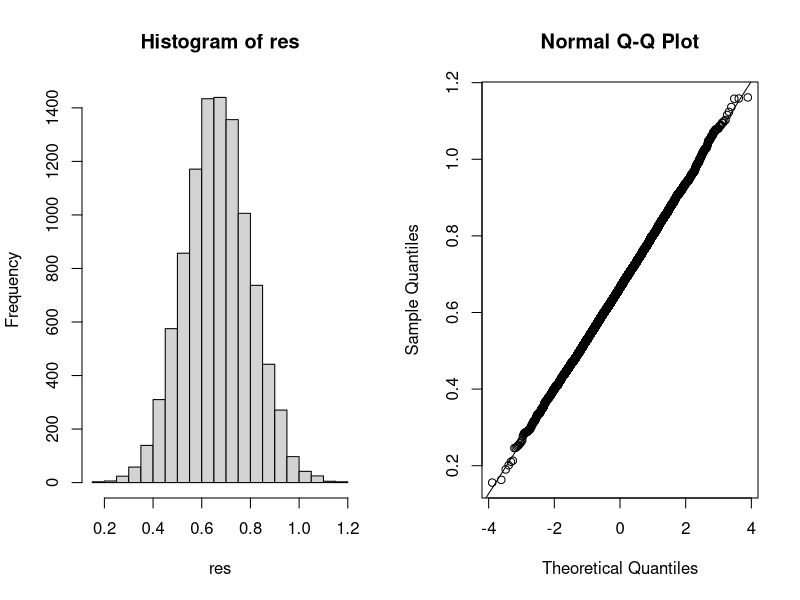

This figure's R source:
library(dplyr)
library(purrr)
library(tidyverse)
library(dslabs)
library(caret)

#Bootstrapping----
#A bootstrap sample is a smaller sample that is “bootstrapped” from a larger sample. 
#Bootstrapping is a type of resampling where large numbers of smaller samples of the same size
#are repeatedly drawn, with replacement, from a single original sample.

#Bootstrapping is loosely based on the law of large numbers, which states that if you sample over and over again, 
#your data should approximate the true population data. 

#The Bootstrap permits us to approximate a Monte Carlo simulation without access to the entire
#distribution. The general idea is relatively simple. We act as if the observed sample 
#is the population. We then sample (with replacement) datasets, of the same sample size 
#as the original dataset. 

#A series of test/training partitions are created using createDataPartition 
#while createResample creates one or more bootstrap samples. 
# - createFolds splits the data into k groups while 
# - createTimeSlices creates cross-validation split for series data. 
# - groupKFold splits the data based on a grouping factor.

set.seed(1995)
indexes <- createResample(mnist_27$train$y, 10)
summary(indexes)
total_occurs <- 0

#Questions 1 and 2
#Calculate the number of occurences for 3,4 and 7 in the first index----
sum(indexes$Resample01 == 3)
sum(indexes$Resample01 == 4)
sum(indexes$Resample01 == 7)

x <- 1:10
y <- c(3,4,7)

#Function to count the occurences per index
total_sum <- function(x, y) {
    sum(indexes[[x]] == y)  
}
sum(sapply(x, total_sum, y=3)) +
sum(sapply(x, total_sum, y=4)) +
sum(sapply(x, total_sum, y=7))


#Question 3 Monte Carlo for 75th percentile ----
set.seed(1)
N <- 100
B <- 10000

#Define an object `res` that contains a logical vector for simulated intervals that contain mu
res <- replicate(B, {
  y <- rnorm(N, 0, 1)
  res <- quantile(y, 0.75)
})

# Calculate the proportion of results in `res` that include mu. Print this value to the console.
mean(res)
sd(res)

#Display a histogram and Q-Q plot to show the Sample and Theoretical Quantiles 
par(mfrow=c(1,2))
hist(res)
qqnorm(res)
qqline(res)

#Use 10 bootstrap samples to estimate the standard error using just the initial sample y.---- 
set.seed(1)
B <- 10000
N <- 100
y <- rnorm(N, 0, 1)
set.seed(1)
y_indexes <- createResample(y, B)

x <- 1:B
boot_res <- function(x) {
  boot_res <- quantile(y[y_indexes[[x]]], 0.75)
}
mean(sapply(x, boot_res))
sd(sapply(x, boot_res))
